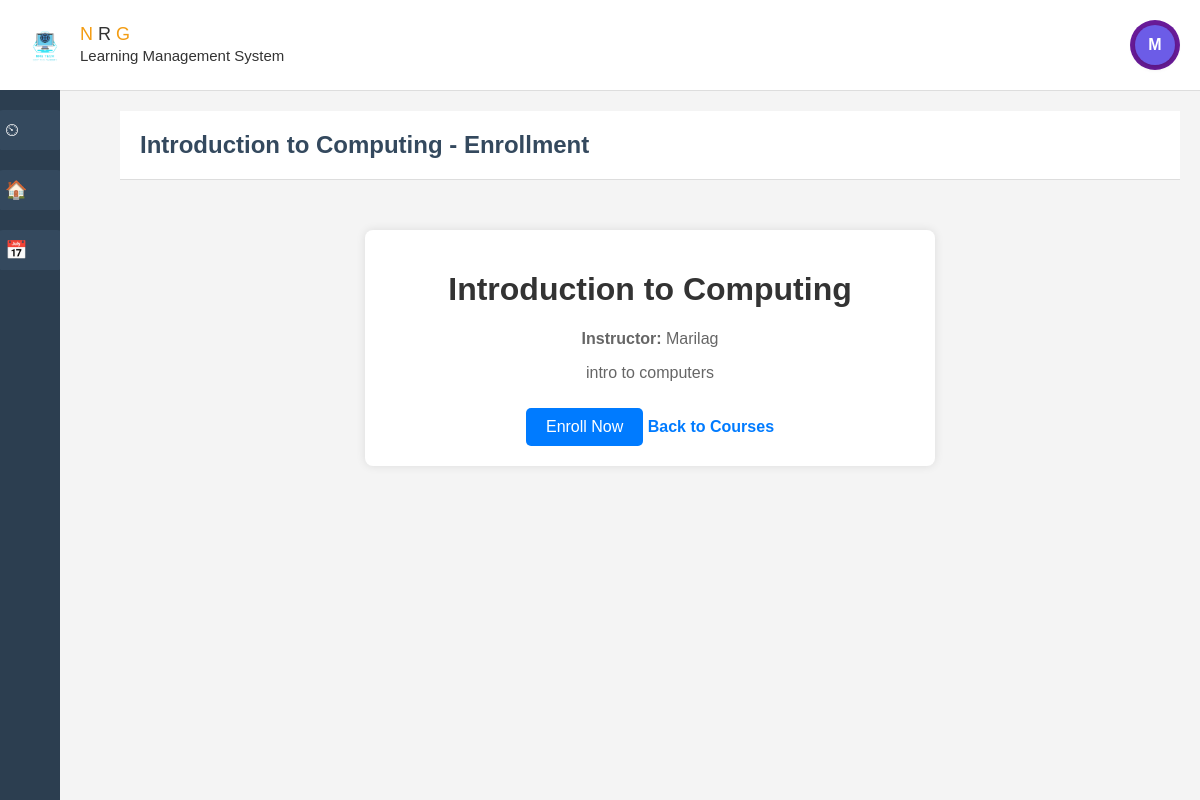
Page /enrollment.php?id=1 (signed in) on the committed database.
### tables this page shows
CREATE TABLE `courses` (
  `course_id` int(11) NOT NULL,
  `course_name` varchar(255) NOT NULL,
  `description` text DEFAULT NULL,
  `instructor_id` int(11) DEFAULT NULL,
  `school_year` varchar(20) NOT NULL,
  `course_code` varchar(50) NOT NULL DEFAULT ''
);

CREATE TABLE `users` (
  `user_id` int(11) NOT NULL,
  `name` varchar(255) NOT NULL,
  `username` varchar(100) NOT NULL,
  `email` varchar(255) NOT NULL,
  `password` varchar(255) NOT NULL,
  `role` enum('instructor','student') NOT NULL
);

### enrollment.php (the view, shortened to what this page needs)
<?php
include('db.php');
$user_id = $_SESSION['user_id'];
$course_id = $_GET['id'] ?? null;
$stmt = $conn->prepare("SELECT * FROM courses WHERE course_id = ?");
$stmt->bind_param("i", $course_id);
$stmt->execute();
$course = $stmt->get_result()->fetch_assoc();
$stmt = $conn->prepare("SELECT users.name FROM users JOIN courses ON users.user_id = courses.instructor_id WHERE courses.course_id = ?");
$stmt->bind_param("i", $course_id);
$stmt->execute();
$instructor = $stmt->get_result()->fetch_assoc();
$stmt = $conn->prepare("SELECT * FROM enrollments WHERE student_id = ? AND course_id = ?");
$stmt->bind_param("ii", $user_id, $course_id);
$stmt->execute();
$enrolled = $stmt->get_result()->num_rows > 0;
$name = $_SESSION['name'] ?? 'Student';
$first_letter = strtoupper(substr($name, 0, 1));
?>
<!DOCTYPE html>
<html lang="en">
<head>
    <link rel="stylesheet" href="dashboard/db.css">
    <link rel="stylesheet" href="site/site.css">
</head>
<body>
<header class="header">
    <div class="logo-container">
        <div class="logo">
            <img src="img/log.png" alt="LMS Logo">
            <div class="logo-text">
                <span>N</span> R <span>G</span><br>
                <small>Learning Management System</small>
            </div>
        </div>
    </div>
    <div class="icons">
        <div class="profile">
        <div id="profile-icon" class="profile-icon"><?= $first_letter ?></div>
        </div>
    </div>
</header>
<div class="sidebar">
    <a href="studentdb.php">⏲<span>Dashboard</span></a>
    <a href="site.php">🏠 <span>Site Home</span></a>
    <a href="student_calendar.php">📅 <span>Calendar</span></a>
</div>
<div class="content">
    <div class="header">
        <h1><?php echo isset($course['course_name']) ? $course['course_name'] : 'Course not found'; ?> - Enrollment</h1>
    </div>
    <div class="container">
    <h1><?php echo isset($course['course_name']) ? $course['course_name'] : 'Course not found'; ?></h1>
    <p><strong>Instructor:</strong> <?php echo isset($instructor['name']) ? $instructor['name'] : 'Instructor not found'; ?></p>
    <div class="course-description">
        <p><?php echo isset($course['description']) ? $course['description'] : 'Description not available'; ?></p>
    </div>
    <?php if (!$user_id): ?>
        <p style="color:red;">⚠️ You must log in to enroll.</p>
    <?php elseif (!$enrolled): ?>
        <button onclick="openModal()" class="enroll-btn">Enroll Now</button>
    <?php else: ?>
        <p class="success">✅ You are already enrolled in this course.</p>
    <?php endif; ?>
    <a href="site.php" class="back-btn">Back to Courses</a>
</div>
</body>
</html>

### dashboard/db.css (style rules this page uses)
body { font-family: Arial, sans-serif; margin: 0; padding: 0; background-color: #f8f9fa; }
.logo-container { display: flex; align-items: center; }
.logo { display: flex; align-items: center; }
.logo img { height: 50px; margin-right: 10px; }
.logo-text { font-size: 18px; color: #333; }
.logo-text span { color: #f39c12; }
.icons { display: flex; align-items: center; }
.profile { position: relative; }
.profile-icon { display: flex; align-items: center; justify-content: center; width: 40px; height: 40px; background-color: #6c5ce7; color: #fff; font-weight: bold; font-size: 16px; border-radius: 50%; cursor: pointer; box-shadow: 0 2px 6px rgba(0, 0, 0, 0.2); }
.sidebar { width: 60px; background-color: #2c3e50; position: fixed; top: 90px; bottom: 0; display: flex; flex-direction: column; align-items: center; padding-top: 20px; transition: all 0.3s ease; overflow: hidden; }
.sidebar a { width: 100%; height: 40px; display: flex; justify-content: start; align-items: center; background-color: #34495e; color: white; border-radius: 8px; margin-bottom: 20px; text-decoration: none; font-size: 18px; padding-left: 10px; position: relative; transition: background-color 0.3s ease; }
.content { margin-left: 100px; padding: 20px; transition: margin-left 0.3s ease; }
.header { background-color: #ffffff; padding: 20px; border-bottom: 1px solid #ddd; display: flex; justify-content: space-between; align-items: center; }
.header h1 { font-size: 24px; margin: 0; color: #34495e; }
.header .profile { background-color: #6a1b9a; color: white; border-radius: 50%; width: 50px; height: 50px; display: flex; justify-content: center; align-items: center; font-size: 20px; }

### site/site.css (style rules this page uses)
body { font-family: Arial, sans-serif; margin: 0; padding: 0; background-color: #f4f4f9; color: #333; }

### enrollment.php (style rules this page uses)
body { font-family: Arial, sans-serif; background-color: #f4f4f4; margin: 0; padding: 0; }
.container { width: 50%; margin: 50px auto; background: white; padding: 20px; border-radius: 8px; box-shadow: 0 0 10px rgba(0, 0, 0, 0.1); text-align: center; }
h1 { color: #333; }
p { color: #666; }
.enroll-btn { display: inline-block; background: #007bff; color: white; padding: 10px 20px; text-decoration: none; border-radius: 5px; border: none; cursor: pointer; font-size: 16px; margin-top: 10px; }
.back-btn { display: inline-block; margin-top: 15px; color: #007bff; text-decoration: none; font-weight: bold; }

### rows in the picture
courses: course_name "Introduction to Computing", description "intro to computers"
users: name "Marilag"

### other values in the picture
$first_letter "M"
